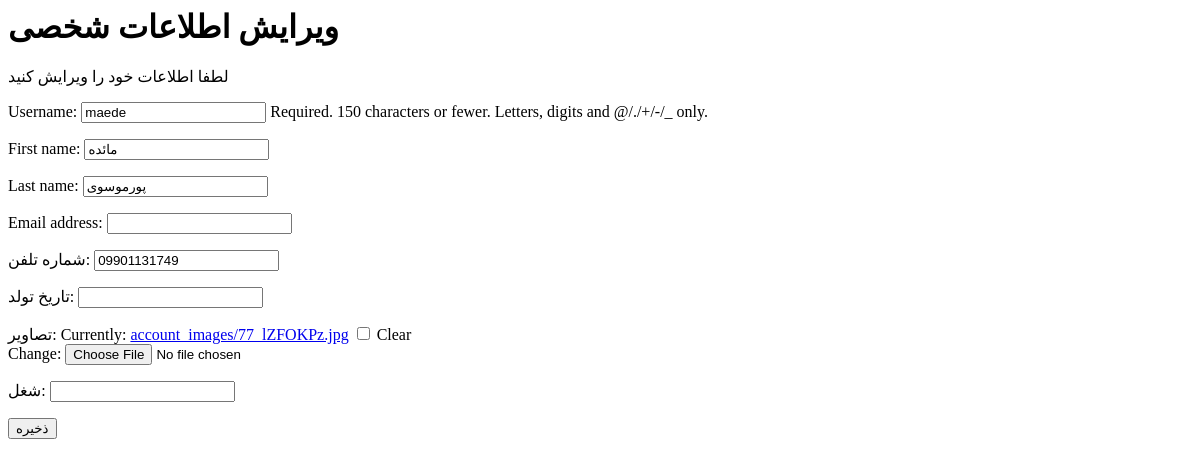
The app's page /user/edit (signed in), older data.
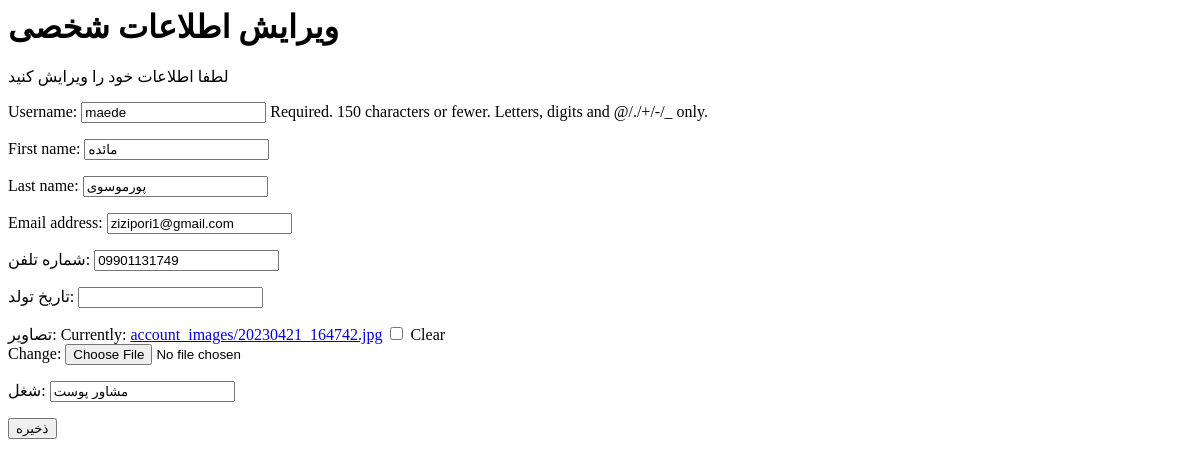
The same page, newer data.
### social/models.py (models this page shows)
class User(AbstractUser):
    date_of_birth=models.DateTimeField(verbose_name="تاریخ تولد", blank=True, null=True)
    bio=models.TextField(verbose_name=" بایو ", blank=True, null=True )
    photo=models.ImageField(verbose_name="تصاویر",upload_to="account_images/",null=True, blank=True)
    job=models.CharField(max_length=250,verbose_name="شغل", blank=True, null=True)
    phone=models.CharField(verbose_name="شماره تلفن",max_length=11, blank=True, null=True)
    following=models.ManyToManyField('self',through='Contact',related_name="followers",symmetrical=False)

### social/views.py (the view)
# urls.py: path('user/edit', views.edit_user, name="edit_account"),
@login_required
def edit_user(request):
    if request.method=="POST":
        user_form=UserEditForm(request.POST, instance=request.user, files=request.FILES)
        if  user_form.is_valid():
            user_form.save()
            context = {
                'user_form': user_form
            }
            return render(request, 'registration/edit_account_done.html', context)
    else:
        user_form=UserEditForm(instance=request.user)
    context={
        'user_form':user_form
    }
    return render(request, 'registration/edit_user.html',context)

### social/forms.py (shortened to what this page needs)
class UserEditForm(forms.ModelForm):
    class Meta:
        model=User
        fields=['username','first_name','last_name','email','phone','date_of_birth','photo','job']

### social/templates/registration/edit_user.html (shortened to what this page needs)
<h1>ویرایش اطلاعات شخصی</h1>
<p>لطفا اطلاعات خود را ویرایش کنید</p>
    <form method="post" enctype="multipart/form-data">
        {{ user_form.as_p }}
        <input type="submit" value="ذخیره">
    </form>

Row changes from the older to the newer data that the page shows:
changed User "maede": email (not shown) → "zizipori1@gmail.com"; job (not shown) → "مشاور پوست"
Text that changed along with them:
text no longer shown: "Username: Required. 150 characters or fewer. Letters, digits and @/./+/-/_ only. First name: Last name: Email address: شماره تلفن: تاریخ تولد: تصاویر: Currently: account_images/77_lZFOKPz.jpg Clear Change: شغل:"
text now shown: "Username: Required. 150 characters or fewer. Letters, digits and @/./+/-/_ only. First name: Last name: Email address: شماره تلفن: تاریخ تولد: تصاویر: Currently: account_images/20230421_164742.jpg Clear Change: شغل:"
